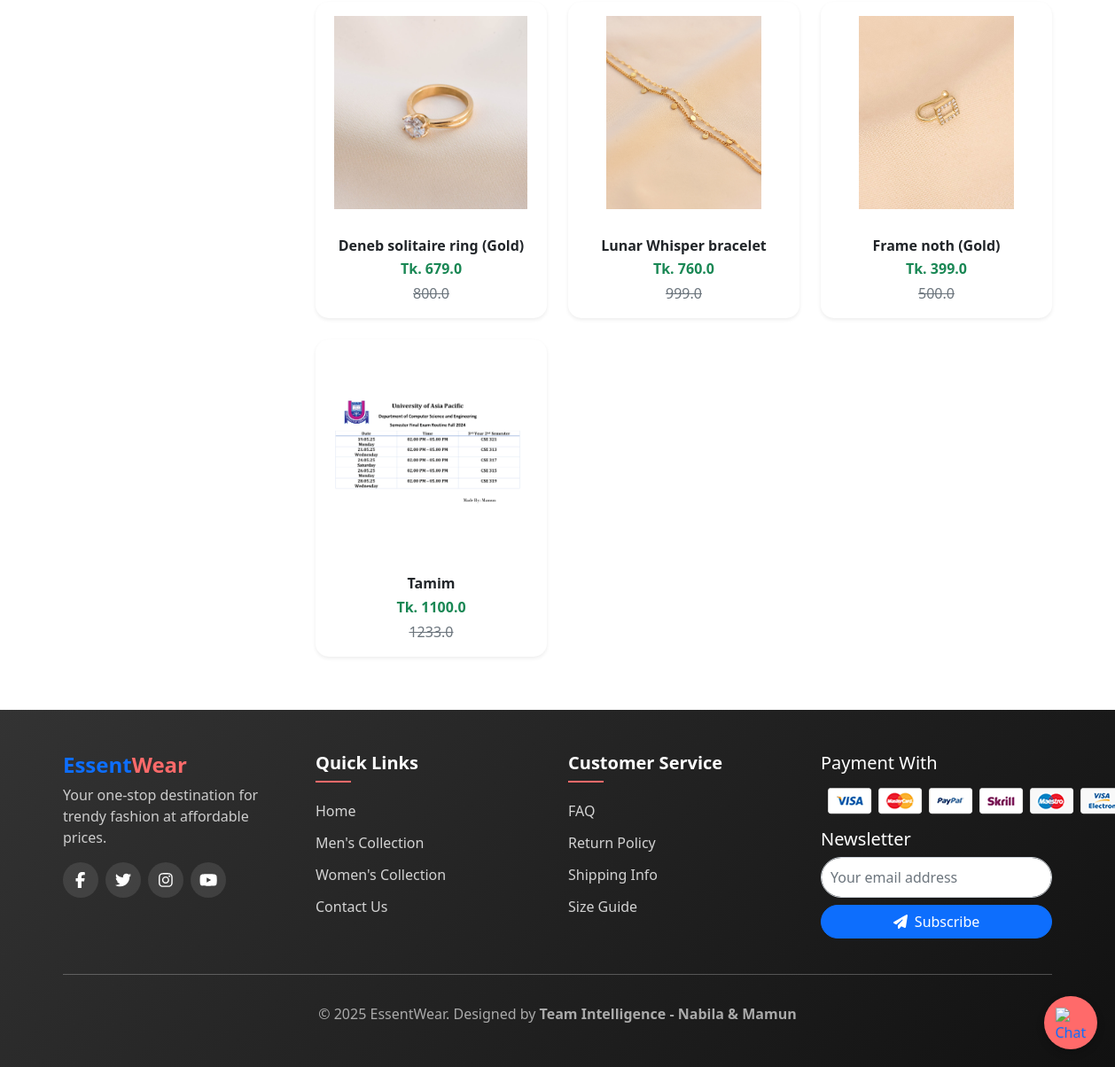
The app's page /jwellery/ (lower part), older data.
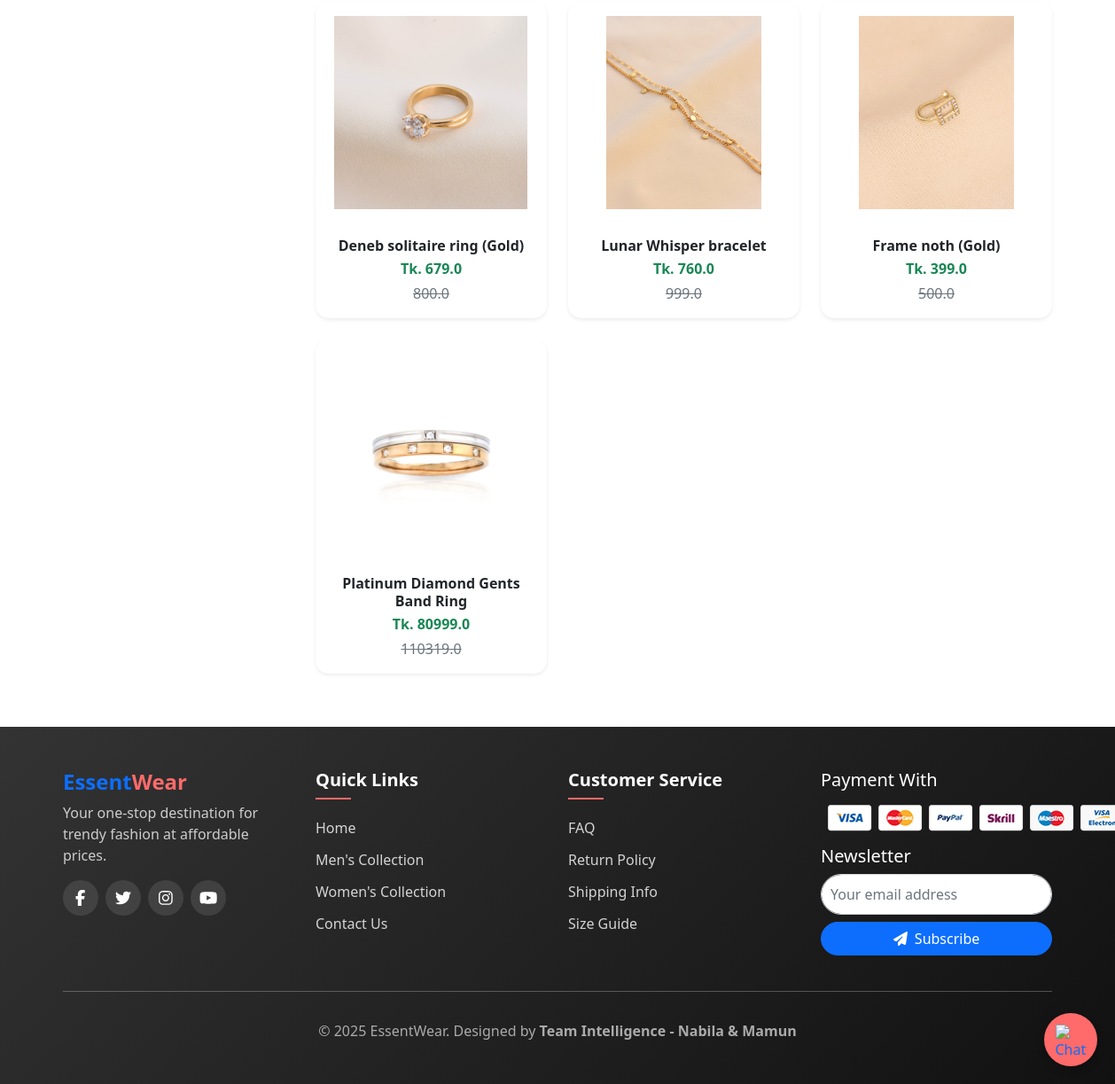
The same page, newer data.
### app/models.py (models this page shows, shortened)
class Product(models.Model):
    title = models.CharField(max_length=100)
    selling_price = models.FloatField()
    discounted_price = models.FloatField()
    description = models.TextField(default='null')
    category = models.CharField(choices=CATEGORY_CHOICES, max_length=2)
    p_image = models.ImageField(upload_to='product_img')
    owner = models.ForeignKey(User, on_delete=models.CASCADE, related_name='products',null=True, blank=True) # Added owner field
    quantity = models.PositiveIntegerField(default=0)  # 🧮 নতুন field

### app/views.py (the view)
# urls.py: path('jwellery/', views.jwellery, name='jwellery'),
def jwellery(request, data=None):
    jwellery = Product.objects.filter(category='J')
    price = request.GET.get("price")
    if price == "under500":
        jwellery = jwellery.filter(discounted_price__lt=500)
    elif price == "500-1000":
        jwellery = jwellery.filter(discounted_price__gte=500, discounted_price__lte=1000)
    elif price == "1000-2000":
        jwellery = jwellery.filter(discounted_price__gte=1000, discounted_price__lte=2000)
    elif price == "above2000":
        jwellery = jwellery.filter(discounted_price__gt=2000)
    return render(request, 'app/product/jwellery.html', {'jwellerys': jwellery})

### app/templates/app/product/jwellery.html (shortened to what this page needs)
{% extends 'app/base.html' %}
{% load static %}
{% block main-content %}
<div class="container my-5">
  <div class="row">
    <div class="col-md-3 mb-4">
    </div>
    <div class="col-md-9">
      <div class="row g-4">
        {% for product in jwellerys %}
        <div class="col-sm-6 col-md-4">
          <div class="card h-100 border-0 shadow-sm product-card">
            <a href="{% url 'product-detail' product.id %}" class="text-decoration-none text-dark">
              <img src="{{ product.p_image.url }}" class="card-img-top p-3 img-fluid" alt="{{ product.title }}" style="height: 250px; object-fit: contain;">
              <div class="card-body text-center">
                <h6 class="card-title fw-bold mb-1">{{ product.title }}</h6>
                <p class="mb-1 text-success fw-bold">Tk. {{ product.discounted_price }}</p>
                <p class="text-muted text-decoration-line-through mb-0">
                  {{ product.selling_price }}
                </p>
              </div>
            </a>
          </div>
        </div>
        {% empty %}
        <p class="text-center text-muted">No products available.</p>
        {% endfor %}
      </div>
    </div>
  </div>
</div>
{% endblock main-content %}

Row changes from the older to the newer data that the page shows:
removed Product: p_image (picture), title "Tamim", discounted_price "1100.0", selling_price "1233.0"
added Product: p_image (picture), title "Platinum Diamond Gents Band Ring", discounted_price "80999.0", selling_price "110319.0"
